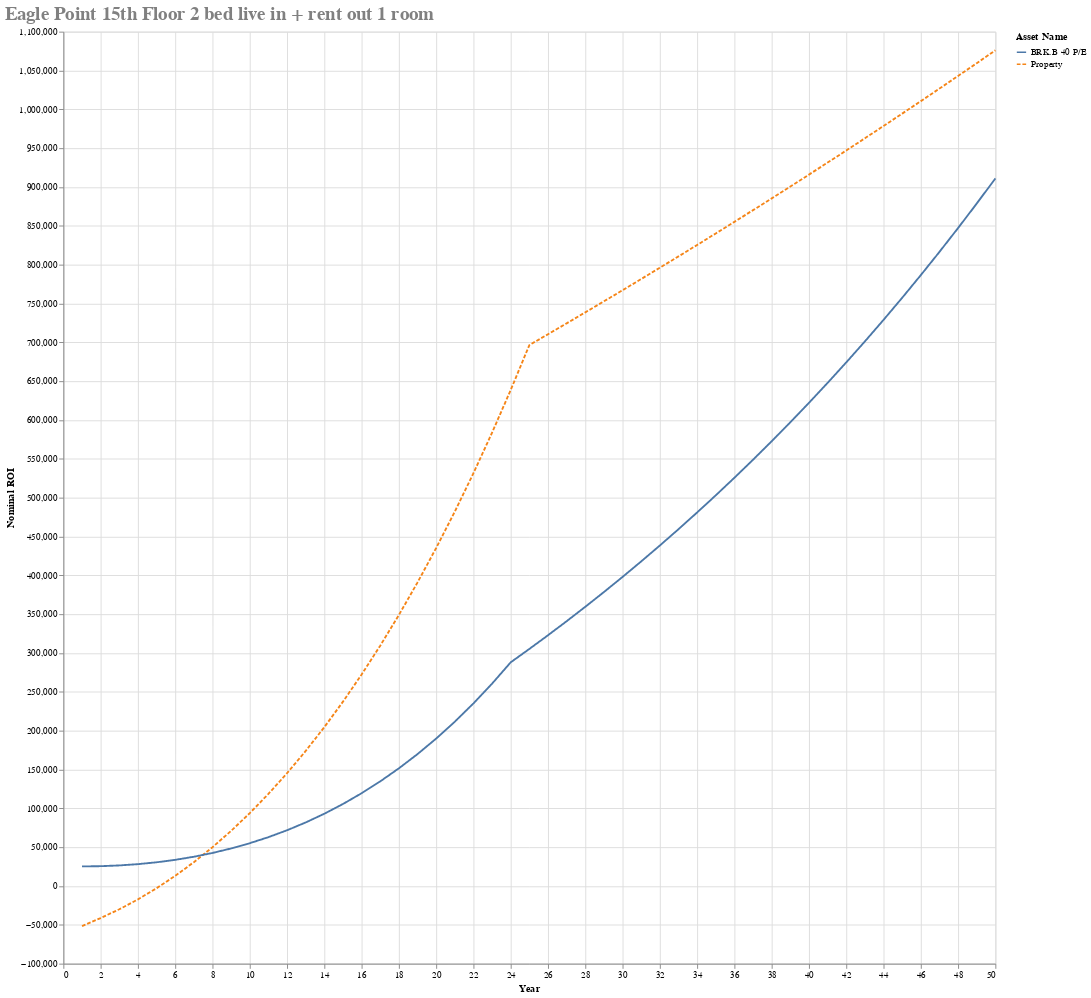

Here is the notebook cell this chart was saved with:
### Code cell
# Even here I'd have to live in the property for 4 years for buying it to make sense vs renting it
property_price = 1050000
#repayment_mortgage =  RepaymentMortgage(850000*0.75, 25, fixed_interest_rate,
#                             {1 * 12: 0.1, 2 * 12: 0.1, 3 * 12: 0.1, 4 * 12: 0.1, 5 * 12: 1})

repayment_mortgage =  RepaymentMortgage(property_price*0.75, 25, fixed_interest_rate)
length  = 25
#repayment_mortgage =  InterestOnlyMortgage(property_price*0.75, length, fixed_interest_rate)

asset_name = "Property"
asset_dictionary[asset_name] = LeaseholdProperty(False, property_price,
                                                                                       monthly_gross_rental=7200/12,
                                                                                       rental_tax=0,
                                                                                       months_occupied_out_of_12=8,
                                                                                       agency_percentage=lixing_agency_percentage,
                                                                                       annual_service_charge=7 * 677,
                                                                                       annual_ground_rent=600,
                                                                                       mortgage = repayment_mortgage)
opportunity_cost_property = asset_dictionary[asset_name]
#opportunity_cost_property.will_you_live_in_this = False

yearly_principle_repayments = []
previous_year = opportunity_cost_property.mortgage.total_principle_paid(1)
yearly_principle_repayments.append(previous_year)
for year in range(2, length):
    current_year = opportunity_cost_property.mortgage.total_principle_paid(year)
    yearly_principle_repayments.append(current_year - previous_year - cost_of_renting_alone*12)
    previous_year = current_year
#print(repayment_mortgage.payment_table)
#print(yearly_principle_repayments)
asset_dictionary["BRK.B 40 P/E"] = HLStock(opportunity_cost_property.property_value*.25, stock_price_to_earnings, yearly_principle_repayments)
(headers, table, graph_source) = generateHeaderTableAndGraphSource()
alt.Chart(graph_source).mark_line().encode(x='Year', y='Nominal ROI', color='Asset Name', strokeDash='Asset Name'
    ).properties(width=1000, height=1000, title=f'Eagle Point 15th Floor 2 bed live in + rent out 1 room'
    ).configure_title(fontSize=20, font='Courier', anchor='start', color='gray')

#opportunity_table = graph_source.pivot(index="Year", columns="Asset Name", values="Nominal Profit")
#opportunity_table["Property - BRK"] = opportunity_table["Property"] - opportunity_table["BRK.B 40 P/E"]
#opportunity_table["Loss buffer"] = opportunity_table["Property - BRK"] / (property_price + opportunity_cost_property.buy_expenses)
#print(opportunity_table)

### Figure 1 — Vega-Lite specification as saved in the notebook (floating-point values rounded to 4 significant figures)
{"config": {"view": {"continuousWidth": 300, "continuousHeight": 300}, "title": {"anchor": "start", "color": "gray", "font": "Courier", "fontSize": 20}}, "data": {"name": "data-ce80590be9445654dea842e074564e2c"}, "mark": {"type": "line"}, "encoding": {"color": {"field": "Asset Name", "type": "nominal"}, "strokeDash": {"field": "Asset Name", "type": "nominal"}, "x": {"field": "Year", "type": "quantitative"}, "y": {"field": "Nominal ROI", "type": "quantitative"}}, "height": 1000, "title": "Eagle Point 15th Floor 2 bed live in + rent out 1 room", "width": 1000, "$schema": "https://vega.github.io/schema/vega-lite/v6.1.0.json", "datasets": {"data-ce80590be9445654dea842e074564e2c": [{"Asset Name": "Property", "Year": 1, "Nominal ROI": -51530.0, "% ROI Year on Year": -0.1963, "% ROI": -0.1963, "Nominal Profit": -26570.0}, {"Asset Name": "Property", "Year": 2, "Nominal ROI": -41220.0, "% ROI Year on Year": -0.07565, "% ROI": 0.03929, "Nominal Profit": -19560.0}, {"Asset Name": "Property", "Year": 3, "Nominal ROI": -29950.0, "% ROI Year on Year": -0.03667, "% ROI": 0.04295, "Nominal Profit": -18870.0}, {"Asset Name": "Property", "Year": 4, "Nominal ROI": -17170.0, "% ROI Year on Year": -0.01596, "% ROI": 0.04869, "Nominal Profit": -18150.0}, {"Asset Name": "Property", "Year": 5, "Nominal ROI": -2829.0, "% ROI Year on Year": -0.002146, "% ROI": 0.05461, "Nominal Profit": -17420.0}, {"Asset Name": "Property", "Year": 6, "Nominal ROI": 13110.0, "% ROI Year on Year": 0.008156, "% ROI": 0.06072, "Nominal Profit": -16650.0}, {"Asset Name": "Property", "Year": 7, "Nominal ROI": 30700.0, "% ROI Year on Year": 0.01593, "% ROI": 0.06701, "Nominal Profit": -15870.0}, {"Asset Name": "Property", "Year": 8, "Nominal ROI": 49990.0, "% ROI Year on Year": 0.02203, "% ROI": 0.0735, "Nominal Profit": -15060.0}, {"Asset Name": "Property", "Year": 9, "Nominal ROI": 71040.0, "% ROI Year on Year": 0.02697, "% ROI": 0.08019, "Nominal Profit": -14220.0}, {"Asset Name": "Property", "Year": 10, "Nominal ROI": 93900.0, "% ROI Year on Year": 0.03105, "% ROI": 0.08708, "Nominal Profit": -13360.0}, {"Asset Name": "Property", "Year": 11, "Nominal ROI": 118600.0, "% ROI Year on Year": 0.03448, "% ROI": 0.09419, "Nominal Profit": -12460.0}, {"Asset Name": "Property", "Year": 12, "Nominal ROI": 145300.0, "% ROI Year on Year": 0.03739, "% ROI": 0.1015, "Nominal Profit": -11540.0}, {"Asset Name": "Property", "Year": 13, "Nominal ROI": 173900.0, "% ROI Year on Year": 0.03988, "% ROI": 0.1091, "Nominal Profit": -10590.0}, {"Asset Name": "Property", "Year": 14, "Nominal ROI": 204600.0, "% ROI Year on Year": 0.04202, "% ROI": 0.1169, "Nominal Profit": -9615.0}, {"Asset Name": "Property", "Year": 15, "Nominal ROI": 237400.0, "% ROI Year on Year": 0.04387, "% ROI": 0.1249, "Nominal Profit": -8604.0}, {"Asset Name": "Property", "Year": 16, "Nominal ROI": 272300.0, "% ROI Year on Year": 0.04548, "% ROI": 0.1332, "Nominal Profit": -7561.0}, {"Asset Name": "Property", "Year": 17, "Nominal ROI": 309500.0, "% ROI Year on Year": 0.04688, "% ROI": 0.1417, "Nominal Profit": -6485.0}, {"Asset Name": "Property", "Year": 18, "Nominal ROI": 349000.0, "% ROI Year on Year": 0.0481, "% ROI": 0.1505, "Nominal Profit": -5374.0}, {"Asset Name": "Property", "Year": 19, "Nominal ROI": 390900.0, "% ROI Year on Year": 0.04917, "% ROI": 0.1596, "Nominal Profit": -4228.0}, {"Asset Name": "Property", "Year": 20, "Nominal ROI": 435300.0, "% ROI Year on Year": 0.0501, "% ROI": 0.1689, "Nominal Profit": -3046.0}, {"Asset Name": "Property", "Year": 21, "Nominal ROI": 482100.0, "% ROI Year on Year": 0.0509, "% ROI": 0.1786, "Nominal Profit": -1825.0}, {"Asset Name": "Property", "Year": 22, "Nominal ROI": 531600.0, "% ROI Year on Year": 0.0516, "% ROI": 0.1885, "Nominal Profit": -566.0}, {"Asset Name": "Property", "Year": 23, "Nominal ROI": 583800.0, "% ROI Year on Year": 0.05221, "% ROI": 0.1988, "Nominal Profit": 733.4}, {"Asset Name": "Property", "Year": 24, "Nominal ROI": 638700.0, "% ROI Year on Year": 0.05274, "% ROI": 0.2093, "Nominal Profit": 2074.0}, {"Asset Name": "Property", "Year": 25, "Nominal ROI": 696600.0, "% ROI Year on Year": 0.05319, "% ROI": 0.2203, "Nominal Profit": 3458.0}, {"Asset Name": "Property", "Year": 26, "Nominal ROI": 710500.0, "% ROI Year on Year": 0.05168, "% ROI": 0.05303, "Nominal Profit": 4224.0}, {"Asset Name": "Property", "Year": 27, "Nominal ROI": 724500.0, "% ROI Year on Year": 0.05028, "% ROI": 0.05339, "Nominal Profit": 4224.0}, {"Asset Name": "Property", "Year": 28, "Nominal ROI": 738600.0, "% ROI Year on Year": 0.04897, "% ROI": 0.05377, "Nominal Profit": 4224.0}, {"Asset Name": "Property", "Year": 29, "Nominal ROI": 752800.0, "% ROI Year on Year": 0.04775, "% ROI": 0.05414, "Nominal Profit": 4224.0}, {"Asset Name": "Property", "Year": 30, "Nominal ROI": 767100.0, "% ROI Year on Year": 0.04661, "% ROI": 0.05453, "Nominal Profit": 4224.0}, {"Asset Name": "Property", "Year": 31, "Nominal ROI": 781600.0, "% ROI Year on Year": 0.04554, "% ROI": 0.05491, "Nominal Profit": 4224.0}, {"Asset Name": "Property", "Year": 32, "Nominal ROI": 796100.0, "% ROI Year on Year": 0.04454, "% ROI": 0.0553, "Nominal Profit": 4224.0}, {"Asset Name": "Property", "Year": 33, "Nominal ROI": 810700.0, "% ROI Year on Year": 0.04359, "% ROI": 0.05569, "Nominal Profit": 4224.0}, {"Asset Name": "Property", "Year": 34, "Nominal ROI": 825400.0, "% ROI Year on Year": 0.0427, "% ROI": 0.05609, "Nominal Profit": 4224.0}, {"Asset Name": "Property", "Year": 35, "Nominal ROI": 840200.0, "% ROI Year on Year": 0.04186, "% ROI": 0.05649, "Nominal Profit": 4224.0}, {"Asset Name": "Property", "Year": 36, "Nominal ROI": 855200.0, "% ROI Year on Year": 0.04106, "% ROI": 0.05689, "Nominal Profit": 4224.0}, {"Asset Name": "Property", "Year": 37, "Nominal ROI": 870200.0, "% ROI Year on Year": 0.04031, "% ROI": 0.0573, "Nominal Profit": 4224.0}, {"Asset Name": "Property", "Year": 38, "Nominal ROI": 885400.0, "% ROI Year on Year": 0.03959, "% ROI": 0.05771, "Nominal Profit": 4224.0}, {"Asset Name": "Property", "Year": 39, "Nominal ROI": 900600.0, "% ROI Year on Year": 0.03891, "% ROI": 0.05813, "Nominal Profit": 4224.0}, {"Asset Name": "Property", "Year": 40, "Nominal ROI": 916000.0, "% ROI Year on Year": 0.03826, "% ROI": 0.05855, "Nominal Profit": 4224.0}, {"Asset Name": "Property", "Year": 41, "Nominal ROI": 931500.0, "% ROI Year on Year": 0.03764, "% ROI": 0.05897, "Nominal Profit": 4224.0}, {"Asset Name": "Property", "Year": 42, "Nominal ROI": 947100.0, "% ROI Year on Year": 0.03704, "% ROI": 0.0594, "Nominal Profit": 4224.0}, {"Asset Name": "Property", "Year": 43, "Nominal ROI": 962800.0, "% ROI Year on Year": 0.03648, "% ROI": 0.05983, "Nominal Profit": 4224.0}, {"Asset Name": "Property", "Year": 44, "Nominal ROI": 978600.0, "% ROI Year on Year": 0.03594, "% ROI": 0.06027, "Nominal Profit": 4224.0}, {"Asset Name": "Property", "Year": 45, "Nominal ROI": 994500.0, "% ROI Year on Year": 0.03542, "% ROI": 0.06071, "Nominal Profit": 4224.0}, {"Asset Name": "Property", "Year": 46, "Nominal ROI": 1011000.0, "% ROI Year on Year": 0.03492, "% ROI": 0.06116, "Nominal Profit": 4224.0}, {"Asset Name": "Property", "Year": 47, "Nominal ROI": 1027000.0, "% ROI Year on Year": 0.03444, "% ROI": 0.06161, "Nominal Profit": 4224.0}, {"Asset Name": "Property", "Year": 48, "Nominal ROI": 1043000.0, "% ROI Year on Year": 0.03398, "% ROI": 0.06206, "Nominal Profit": 4224.0}, {"Asset Name": "Property", "Year": 49, "Nominal ROI": 1059000.0, "% ROI Year on Year": 0.03354, "% ROI": 0.06252, "Nominal Profit": 4224.0}, {"Asset Name": "Property", "Year": 50, "Nominal ROI": 1076000.0, "% ROI Year on Year": 0.03312, "% ROI": 0.06299, "Nominal Profit": 4224.0}, {"Asset Name": "BRK.B 40 P/E", "Year": 1, "Nominal ROI": 25240.0, "% ROI Year on Year": 0.09617, "% ROI": 0.09617, "Nominal Profit": 28570.0}, {"Asset Name": "BRK.B 40 P/E", "Year": 2, "Nominal ROI": 25550.0, "% ROI Year on Year": 0.04754, "% ROI": 0.001163, "Nominal Profit": -2346.0}, {"Asset Name": "BRK.B 40 P/E", "Year": 3, "Nominal ROI": 26510.0, "% ROI Year on Year": 0.03259, "% ROI": 0.003651, "Nominal Profit": -1719.0}, {"Asset Name": "BRK.B 40 P/E", "Year": 4, "Nominal ROI": 28160.0, "% ROI Year on Year": 0.0258, "% ROI": 0.006292, "Nominal Profit": -1053.0}, {"Asset Name": "BRK.B 40 P/E", "Year": 5, "Nominal ROI": 30550.0, "% ROI Year on Year": 0.02226, "% ROI": 0.009093, "Nominal Profit": -344.7}, {"Asset Name": "BRK.B 40 P/E", "Year": 6, "Nominal ROI": 33710.0, "% ROI Year on Year": 0.02034, "% ROI": 0.01206, "Nominal Profit": 407.4}, {"Asset Name": "BRK.B 40 P/E", "Year": 7, "Nominal ROI": 37710.0, "% ROI Year on Year": 0.01936, "% ROI": 0.01521, "Nominal Profit": 1205.0}, {"Asset Name": "BRK.B 40 P/E", "Year": 8, "Nominal ROI": 42570.0, "% ROI Year on Year": 0.01896, "% ROI": 0.01853, "Nominal Profit": 2051.0}, {"Asset Name": "BRK.B 40 P/E", "Year": 9, "Nominal ROI": 48360.0, "% ROI Year on Year": 0.01897, "% ROI": 0.02205, "Nominal Profit": 2947.0}, {"Asset Name": "BRK.B 40 P/E", "Year": 10, "Nominal ROI": 55130.0, "% ROI Year on Year": 0.01925, "% ROI": 0.02577, "Nominal Profit": 3895.0}, {"Asset Name": "BRK.B 40 P/E", "Year": 11, "Nominal ROI": 62920.0, "% ROI Year on Year": 0.01973, "% ROI": 0.0297, "Nominal Profit": 4898.0}, {"Asset Name": "BRK.B 40 P/E", "Year": 12, "Nominal ROI": 71810.0, "% ROI Year on Year": 0.02036, "% ROI": 0.03385, "Nominal Profit": 5958.0}, {"Asset Name": "BRK.B 40 P/E", "Year": 13, "Nominal ROI": 81840.0, "% ROI Year on Year": 0.0211, "% ROI": 0.03823, "Nominal Profit": 7077.0}, {"Asset Name": "BRK.B 40 P/E", "Year": 14, "Nominal ROI": 93090.0, "% ROI Year on Year": 0.02192, "% ROI": 0.04284, "Nominal Profit": 8259.0}, {"Asset Name": "BRK.B 40 P/E", "Year": 15, "Nominal ROI": 105600.0, "% ROI Year on Year": 0.0228, "% ROI": 0.04771, "Nominal Profit": 9506.0}, {"Asset Name": "BRK.B 40 P/E", "Year": 16, "Nominal ROI": 119500.0, "% ROI Year on Year": 0.02372, "% ROI": 0.05283, "Nominal Profit": 10820.0}, {"Asset Name": "BRK.B 40 P/E", "Year": 17, "Nominal ROI": 134800.0, "% ROI Year on Year": 0.02467, "% ROI": 0.05822, "Nominal Profit": 12210.0}, {"Asset Name": "BRK.B 40 P/E", "Year": 18, "Nominal ROI": 151500.0, "% ROI Year on Year": 0.02564, "% ROI": 0.0639, "Nominal Profit": 13670.0}, {"Asset Name": "BRK.B 40 P/E", "Year": 19, "Nominal ROI": 169900.0, "% ROI Year on Year": 0.02661, "% ROI": 0.06987, "Nominal Profit": 15200.0}, {"Asset Name": "BRK.B 40 P/E", "Year": 20, "Nominal ROI": 189900.0, "% ROI Year on Year": 0.02759, "% ROI": 0.07615, "Nominal Profit": 16820.0}, {"Asset Name": "BRK.B 40 P/E", "Year": 21, "Nominal ROI": 211600.0, "% ROI Year on Year": 0.02855, "% ROI": 0.08275, "Nominal Profit": 18520.0}, {"Asset Name": "BRK.B 40 P/E", "Year": 22, "Nominal ROI": 235100.0, "% ROI Year on Year": 0.0295, "% ROI": 0.08969, "Nominal Profit": 20310.0}, {"Asset Name": "BRK.B 40 P/E", "Year": 23, "Nominal ROI": 260600.0, "% ROI Year on Year": 0.03043, "% ROI": 0.09697, "Nominal Profit": 22190.0}, {"Asset Name": "BRK.B 40 P/E", "Year": 24, "Nominal ROI": 288100.0, "% ROI Year on Year": 0.03134, "% ROI": 0.1046, "Nominal Profit": 24160.0}, {"Asset Name": "BRK.B 40 P/E", "Year": 25, "Nominal ROI": 305300.0, "% ROI Year on Year": 0.03134, "% ROI": 0.06556, "Nominal Profit": 13880.0}, {"Asset Name": "BRK.B 40 P/E", "Year": 26, "Nominal ROI": 322900.0, "% ROI Year on Year": 0.03133, "% ROI": 0.0672, "Nominal Profit": 14270.0}, {"Asset Name": "BRK.B 40 P/E", "Year": 27, "Nominal ROI": 341000.0, "% ROI Year on Year": 0.03131, "% ROI": 0.06888, "Nominal Profit": 14680.0}, {"Asset Name": "BRK.B 40 P/E", "Year": 28, "Nominal ROI": 359500.0, "% ROI Year on Year": 0.03129, "% ROI": 0.07061, "Nominal Profit": 15100.0}, {"Asset Name": "BRK.B 40 P/E", "Year": 29, "Nominal ROI": 378500.0, "% ROI Year on Year": 0.03127, "% ROI": 0.07238, "Nominal Profit": 15530.0}, {"Asset Name": "BRK.B 40 P/E", "Year": 30, "Nominal ROI": 398000.0, "% ROI Year on Year": 0.03124, "% ROI": 0.07421, "Nominal Profit": 15980.0}, {"Asset Name": "BRK.B 40 P/E", "Year": 31, "Nominal ROI": 418000.0, "% ROI Year on Year": 0.0312, "% ROI": 0.07608, "Nominal Profit": 16430.0}, {"Asset Name": "BRK.B 40 P/E", "Year": 32, "Nominal ROI": 438400.0, "% ROI Year on Year": 0.03117, "% ROI": 0.078, "Nominal Profit": 16900.0}, {"Asset Name": "BRK.B 40 P/E", "Year": 33, "Nominal ROI": 459400.0, "% ROI Year on Year": 0.03113, "% ROI": 0.07998, "Nominal Profit": 17380.0}, {"Asset Name": "BRK.B 40 P/E", "Year": 34, "Nominal ROI": 481000.0, "% ROI Year on Year": 0.03109, "% ROI": 0.08201, "Nominal Profit": 17880.0}, {"Asset Name": "BRK.B 40 P/E", "Year": 35, "Nominal ROI": 503000.0, "% ROI Year on Year": 0.03105, "% ROI": 0.08409, "Nominal Profit": 18390.0}, {"Asset Name": "BRK.B 40 P/E", "Year": 36, "Nominal ROI": 525700.0, "% ROI Year on Year": 0.03101, "% ROI": 0.08623, "Nominal Profit": 18920.0}, {"Asset Name": "BRK.B 40 P/E", "Year": 37, "Nominal ROI": 548900.0, "% ROI Year on Year": 0.03097, "% ROI": 0.08844, "Nominal Profit": 19460.0}, {"Asset Name": "BRK.B 40 P/E", "Year": 38, "Nominal ROI": 572700.0, "% ROI Year on Year": 0.03093, "% ROI": 0.0907, "Nominal Profit": 20010.0}, {"Asset Name": "BRK.B 40 P/E", "Year": 39, "Nominal ROI": 597100.0, "% ROI Year on Year": 0.03088, "% ROI": 0.09302, "Nominal Profit": 20590.0}, {"Asset Name": "BRK.B 40 P/E", "Year": 40, "Nominal ROI": 622200.0, "% ROI Year on Year": 0.03084, "% ROI": 0.09541, "Nominal Profit": 21170.0}, {"Asset Name": "BRK.B 40 P/E", "Year": 41, "Nominal ROI": 647800.0, "% ROI Year on Year": 0.0308, "% ROI": 0.09786, "Nominal Profit": 21780.0}, {"Asset Name": "BRK.B 40 P/E", "Year": 42, "Nominal ROI": 674200.0, "% ROI Year on Year": 0.03075, "% ROI": 0.1004, "Nominal Profit": 22400.0}, {"Asset Name": "BRK.B 40 P/E", "Year": 43, "Nominal ROI": 701200.0, "% ROI Year on Year": 0.03071, "% ROI": 0.103, "Nominal Profit": 23040.0}, {"Asset Name": "BRK.B 40 P/E", "Year": 44, "Nominal ROI": 729000.0, "% ROI Year on Year": 0.03066, "% ROI": 0.1056, "Nominal Profit": 23700.0}, {"Asset Name": "BRK.B 40 P/E", "Year": 45, "Nominal ROI": 757400.0, "% ROI Year on Year": 0.03062, "% ROI": 0.1084, "Nominal Profit": 24380.0}, {"Asset Name": "BRK.B 40 P/E", "Year": 46, "Nominal ROI": 786600.0, "% ROI Year on Year": 0.03058, "% ROI": 0.1112, "Nominal Profit": 25070.0}, {"Asset Name": "BRK.B 40 P/E", "Year": 47, "Nominal ROI": 816500.0, "% ROI Year on Year": 0.03053, "% ROI": 0.1141, "Nominal Profit": 25790.0}, {"Asset Name": "BRK.B 40 P/E", "Year": 48, "Nominal ROI": 847200.0, "% ROI Year on Year": 0.03049, "% ROI": 0.117, "Nominal Profit": 26530.0}, {"Asset Name": "BRK.B 40 P/E", "Year": 49, "Nominal ROI": 878700.0, "% ROI Year on Year": 0.03045, "% ROI": 0.1201, "Nominal Profit": 27280.0}, {"Asset Name": "BRK.B 40 P/E", "Year": 50, "Nominal ROI": 911100.0, "% ROI Year on Year": 0.0304, "% ROI": 0.1232, "Nominal Profit": 28060.0}]}}
